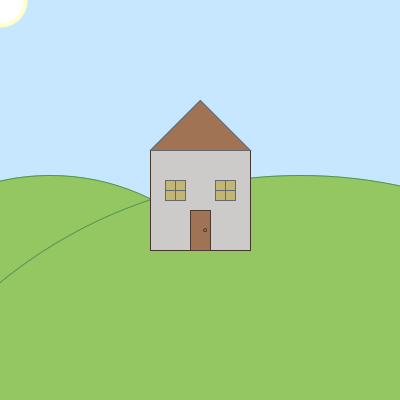
Frame 1 (no input)
Frame 60 (the mouse pressed at the canvas centre just before this capture): identical to frame 1, image omitted
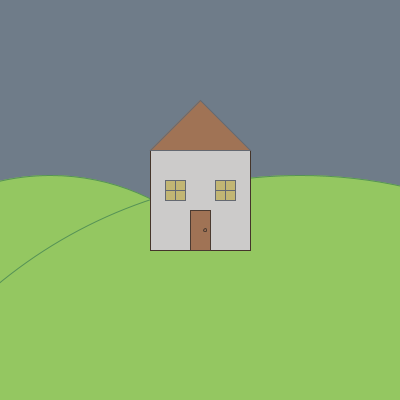
Frame 120 (the mouse held since frame 60 and released just before this capture)

The Processing sketch that drew these frames (run headless with seeded random() and noise(); from frame 60 on, the mouse is pressed at the canvas centre):

// Processing sketch: showcase_sunset_simulator
// ── showcase_sunset_simulator.pde
float r1, g1, b1, r2, g2, b2, r3, b3, g3, v1, v2, v3;

void setup() {
  size(400, 400);
  r1 = 255;
  g1 = 252;
  b1 = 196;
  r2 = 255;
  g2 = 255;
  b2 = 205;
  r3 = 199;
  g3 = 230;
  b3 = 255;
  v1 = random(0.2,1.8);
  v2 = random(300);
  v3 = random(150,450);
  randomSeed(80);
}

void draw() {
  background(r3, g3, b3);
  r3 = map(mouseY, 0, 300, 199, 67);
  g3 = map(mouseY, 0, 300, 230, 72);
  b3 = map(mouseY, 0, 300, 255, 79);

  // Sun
  g1 = map(mouseY, 0, 300, 255, 190);
  b1 = map(mouseY, 0, 300, 255, 110);
  g2 = map(mouseY, 0, 300, 255, 159);
  b2 = map(mouseY, 0, 300, 205, 120);
  fill(r1, g1, b1);
  strokeWeight(4);
  stroke(r2, g2, b2);
  circle(mouseX, mouseY, 50);
  
  // Moon
  fill(237, 237, 245);
  stroke(210, 205, 190);
  strokeWeight(2);
  circle(mouseX, mouseY-300, 50);
  
  // Stars
  circle(mouseX+v2, mouseY-v3, 1);
  circle(mouseX+v2-150, mouseY-v3-30, 1);
  circle(mouseX+v2-350, mouseY-v3+50, 1);
  circle(mouseX+v2-450, mouseY-v3-200, 1);
  circle(mouseX+v2-250, mouseY-v3-300, 1);

  // Field
  fill(#94C761);
  stroke(#559255);
  strokeWeight(1);
  circle(50, 400, 450);
  circle(300, 650, 950);

  // Main house
  fill(#CCCBCA);
  stroke(#45352A);
  rect(150, 150, 100, 100);

  // Roof
  fill(#A07355);
  stroke(#646971);
  triangle(150, 150, 250, 150, 200, 100);

  // Windows
  fill(#C2B674);
  square(165, 180, 20);
  square(215, 180, 20);

  line(175, 180, 175, 200);
  line(165, 190, 185, 190);

  line(225, 180, 225, 200);
  line(215, 190, 235, 190);

  // Door
  fill(#A07355);
  stroke(#4B3B31);
  rect(190, 210, 20, 40);
  circle(205, 230, 3);
}
